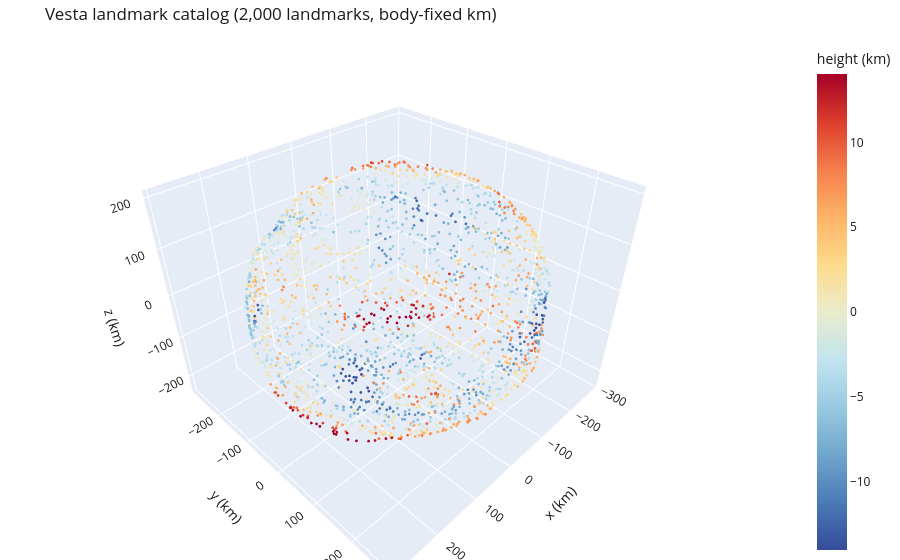

The code cell stored with this chart in its notebook:
### Markdown cell above
## 13. Interactive point cloud

A rotatable 3-D view of a sample of the curated landmarks, coloured by height. The full-size
version is `plots/pointcloud.html`, written by `asteroid-colmap plot` when plotly is installed.

### Code cell
SECTION = "interactive"
try:
    import plotly.io as pio
except ImportError:
    print("plotly is not installed: pip install -e '.[interactive]'")
else:
    pio.renderers.default = "plotly_mimetype"
    fig = plots.interactive_figure(curated, max_points=2000)
    n_points = len(fig.data[0].x)
    check("interactive_figure samples the non-outliers", n_points == min(2000, int((~curated.outlier).sum())), f"{n_points:,} points")
    fig.show()

### Figure 1 — Plotly figure (JSON) as saved in the notebook; plotly's stock layout.template omitted (floating-point values rounded to 4 significant figures; data arrays with more than 128 entries replaced by an {"elided": "..."} marker saying what was removed)
{"data": [{"hoverinfo": "text", "marker": {"cmax": 14.04, "cmin": -14.04, "color": {"elided": "2000 float values"}, "colorbar": {"title": {"text": "height (km)"}}, "colorscale": [[0, "#364B9A"], [0.1, "#4A7BB7"], [0.2, "#6EA6CD"], [0.3, "#98CAE1"], [0.4, "#C2E4EF"], [0.5, "#EAECCC"], [0.6, "#FEDA8B"], [0.7, "#FDB366"], [0.8, "#F67E4B"], [0.9, "#DD3D2D"], [1, "#A50026"]], "size": 1.6}, "mode": "markers", "text": {"elided": "2000 str values"}, "type": "scatter3d", "x": {"elided": "2000 float values"}, "y": {"elided": "2000 float values"}, "z": {"elided": "2000 float values"}}], "layout": {"font": {"color": "#1a1a1a"}, "margin": {"b": 0, "l": 0, "r": 0, "t": 40}, "paper_bgcolor": "#ffffff", "scene": {"aspectmode": "data", "xaxis": {"title": {"text": "x (km)"}}, "yaxis": {"title": {"text": "y (km)"}}, "zaxis": {"title": {"text": "z (km)"}}}, "title": {"text": "Vesta landmark catalog (2,000 landmarks, body-fixed km)"}}}
